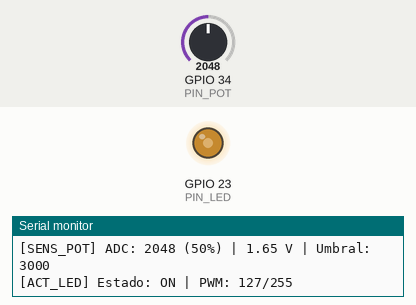
A sketch run on a simulated ESP32. On the bench: output pins drawn as LEDs (lit = HIGH), the last lines printed to the serial monitor. Dashed ring = blinking. The inputs (shaded band) are chosen by the test bench; at power-on: GPIO 34 (PIN_POT) = 2048.

Above: at 1.7 s.
1.8 s: GPIO 34 (PIN_POT) set to 2969
At 2.6 s:
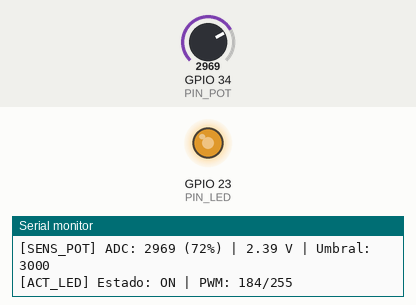
3.3 s: GPIO 34 (PIN_POT) set to 3058
At 4.17 s:
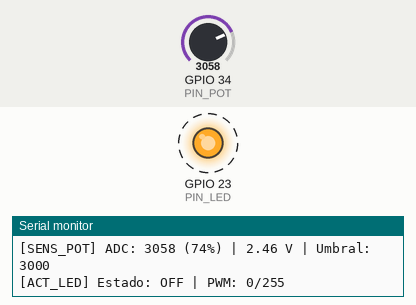
6.3 s: GPIO 34 (PIN_POT) set to 491
7.8 s: GPIO 34 (PIN_POT) set to 18
At 9.0 s:
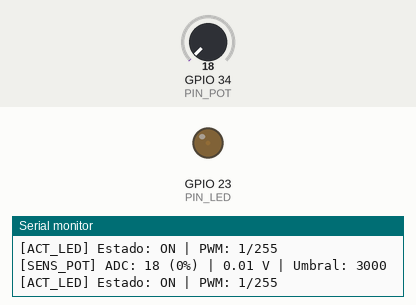
9.3 s: GPIO 34 (PIN_POT) set to 14
At 10.4 s:
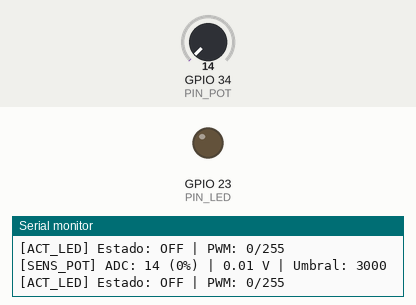
10.8 s: GPIO 34 (PIN_POT) set to 2047
At 11.5 s:
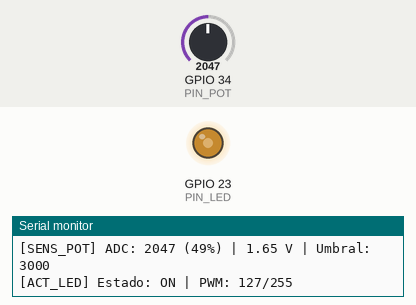
Timing chart, 0 to 13.3 s (numbered marks = the images above; inputs shaded):
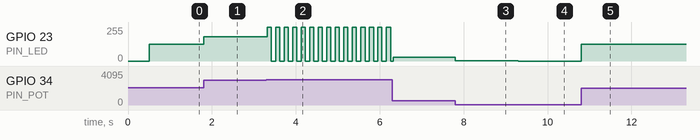

The sketch:

practica03.ino
```cpp
#include "NodoIoT.h"
#include "NodoSensorFisico.h"
#include "NodoActuadorFisico.h"

// ----- Hardware -----
const int PIN_POT = 34;      // Potenciometro (entrada analogica ADC1)
const int PIN_LED = 23;      // LED con resistencia de 220 ohm (salida PWM)

// ----- Red IoT: arreglo de punteros a la superclase -----
const int N = 2;
NodoIoT* red[N];

void setup() {
    Serial.begin(115200);
    delay(500);
    Serial.println("=== Practica 3: Nodos IoT heterogeneos (ESP32) ===");

    NodoSensorFisico*   sensor   = new NodoSensorFisico("SENS_POT", PIN_POT, 3000);
    NodoActuadorFisico* actuador = new NodoActuadorFisico("ACT_LED", PIN_LED);
    actuador->vincularSensor(sensor);     // el LED responde al potenciometro

    red[0] = sensor;                      // el sensor se ejecuta antes que el actuador
    red[1] = actuador;

    for (int i = 0; i < N; i++) {
        red[i]->iniciar();
    }
}

void loop() {
    // Bucle polimorfico: no se pregunta de que tipo es cada nodo
    for (int i = 0; i < N; i++) {
        red[i]->ejecutarAccion();
    }
    delay(20);
}
```

NodoActuadorFisico.cpp
```cpp
#include "NodoActuadorFisico.h"

static const int PWM_FRECUENCIA = 5000;          // Hz
static const int PWM_RESOLUCION = 8;             // bits -> 0 - 255
static const int PWM_MAX = 255;
static const int PWM_CANAL = 0;                  // solo se usa con el core 2.x
static const unsigned long PERIODO_PARPADEO = 100;    // ms
static const unsigned long INTERVALO_REPORTE = 500;   // ms

// Core 3.x de Arduino-ESP32 cambio la API de ledc; se soportan ambas versiones
#if defined(ESP_ARDUINO_VERSION_MAJOR) && ESP_ARDUINO_VERSION_MAJOR >= 3
  #define PWM_CONFIGURAR(pin)      ledcAttach(pin, PWM_FRECUENCIA, PWM_RESOLUCION)
  #define PWM_ESCRIBIR(pin, duty)  ledcWrite(pin, duty)
#else
  #define PWM_CONFIGURAR(pin)      do { ledcSetup(PWM_CANAL, PWM_FRECUENCIA, PWM_RESOLUCION); ledcAttachPin(pin, PWM_CANAL); } while (0)
  #define PWM_ESCRIBIR(pin, duty)  ledcWrite(PWM_CANAL, duty)
#endif

NodoActuadorFisico::NodoActuadorFisico(String id, int pinHardware)
    : NodoIoT(id, pinHardware),
      _estadoActivo(false),
      _potenciaPwm(0),
      _parpadeoEncendido(false),
      _ultimoCambio(0),
      _ultimoReporte(0),
      _sensor(nullptr) {}

void NodoActuadorFisico::vincularSensor(NodoSensorFisico* sensor) { _sensor = sensor; }
bool NodoActuadorFisico::getEstadoActivo() const { return _estadoActivo; }
int NodoActuadorFisico::getPotenciaPwm() const { return _potenciaPwm; }

void NodoActuadorFisico::iniciar() {
    PWM_CONFIGURAR(pin);
    escribirSalida(0);                    // arranca apagado
    NodoIoT::iniciar();
}

void NodoActuadorFisico::escribirSalida(int duty) {
    _potenciaPwm = constrain(duty, 0, PWM_MAX);
    _estadoActivo = _potenciaPwm > 0;
    PWM_ESCRIBIR(pin, _potenciaPwm);
}

void NodoActuadorFisico::ejecutarAccion() {
    if (_sensor == nullptr) return;       // sin sensor vinculado no hay nada que obedecer

    unsigned long ahora = millis();
    if (_sensor->enAlerta()) {
        // Alerta: el LED parpadea a maxima potencia
        if (ahora - _ultimoCambio >= PERIODO_PARPADEO) {
            _ultimoCambio = ahora;
            _parpadeoEncendido = !_parpadeoEncendido;
        }
        escribirSalida(_parpadeoEncendido ? PWM_MAX : 0);
    } else {
        // Normal: brillo proporcional a la lectura del potenciometro
        _parpadeoEncendido = false;
        escribirSalida(map(_sensor->getUltimaLectura(), 0, 4095, 0, PWM_MAX));
    }

    if (ahora - _ultimoReporte >= INTERVALO_REPORTE) {
        _ultimoReporte = ahora;
        Serial.print("[");
        Serial.print(idDispositivo);
        Serial.print("] Estado: ");
        Serial.print(_estadoActivo ? "ON" : "OFF");
        Serial.print(" | PWM: ");
        Serial.print(_potenciaPwm);
        Serial.print("/");
        Serial.println(PWM_MAX);
    }
}
```

NodoActuadorFisico.h
```cpp
#pragma once
#include "NodoIoT.h"
#include "NodoSensorFisico.h"

// Actuador de salida PWM (LED) que responde a la lectura de un sensor.
class NodoActuadorFisico : public NodoIoT {
private:                                  // encapsulamiento
    bool _estadoActivo;
    int _potenciaPwm;                     // 0 - 255
    bool _parpadeoEncendido;
    unsigned long _ultimoCambio;
    unsigned long _ultimoReporte;
    NodoSensorFisico* _sensor;            // sensor que gobierna al actuador

    void escribirSalida(int duty);        // unico punto que toca el hardware

public:
    NodoActuadorFisico(String id, int pinHardware);

    void iniciar() override;              // configura el canal PWM del LED
    void ejecutarAccion() override;       // conmuta la salida con ledcWrite()

    void vincularSensor(NodoSensorFisico* sensor);
    bool getEstadoActivo() const;
    int getPotenciaPwm() const;
};
```

NodoIoT.cpp
```cpp
#include "NodoIoT.h"

// Lista de inicializacion: construye los atributos antes de entrar al cuerpo
NodoIoT::NodoIoT(String id, int pinHardware)
    : idDispositivo(id), pin(pinHardware), conectado(false) {}

void NodoIoT::iniciar() {
    conectado = true;
    Serial.print("[RED] ");
    Serial.print(idDispositivo);
    Serial.print(" conectado en pin ");
    Serial.println(pin);
}

String NodoIoT::getId() const { return idDispositivo; }
int NodoIoT::getPin() const { return pin; }
bool NodoIoT::estaConectado() const { return conectado; }
```

NodoIoT.h
```cpp
#pragma once
#include <Arduino.h>

// Superclase base: datos y comportamiento comun de cualquier nodo fisico.
class NodoIoT {
protected:                       // visibles para las subclases, ocultos al exterior
    String idDispositivo;
    int pin;
    bool conectado;

public:
    NodoIoT(String id, int pinHardware);
    virtual ~NodoIoT() {}        // destructor virtual: libera bien objetos por puntero base

    virtual void iniciar();                 // configura el nodo (las hijas lo extienden)
    virtual void ejecutarAccion() = 0;      // metodo polimorfico PURO: cada hija lo implementa

    String getId() const;
    int getPin() const;
    bool estaConectado() const;
};
```

NodoSensorFisico.cpp
```cpp
#include "NodoSensorFisico.h"

static const int ADC_MAX = 4095;                      // 12 bits en el ESP32
static const unsigned long INTERVALO_REPORTE = 500;   // ms entre reportes por Serial

// Se invoca al constructor del padre en la lista de inicializacion (equivale a super())
NodoSensorFisico::NodoSensorFisico(String id, int pinHardware, int umbralAlerta)
    : NodoIoT(id, pinHardware),
      _umbralAlerta(ADC_MAX),
      _ultimaLectura(0),
      _alertaPrevia(false),
      _ultimoReporte(0) {
    setUmbralAlerta(umbralAlerta);            // el valor inicial tambien pasa por la validacion
}

bool NodoSensorFisico::setUmbralAlerta(int valor) {
    if (valor < 0 || valor > ADC_MAX) {
        Serial.print("[ERROR] ");
        Serial.print(idDispositivo);
        Serial.print(": umbral ");
        Serial.print(valor);
        Serial.println(" fuera del rango del ADC (0 - 4095). No se modifica.");
        return false;
    }
    _umbralAlerta = valor;
    return true;
}

int NodoSensorFisico::getUmbralAlerta() const { return _umbralAlerta; }
int NodoSensorFisico::getUltimaLectura() const { return _ultimaLectura; }
bool NodoSensorFisico::enAlerta() const { return _ultimaLectura >= _umbralAlerta; }

void NodoSensorFisico::iniciar() {
    pinMode(pin, INPUT);
    analogSetPinAttenuation(pin, ADC_11db);   // rango de lectura 0 - 3.3 V
    NodoIoT::iniciar();                       // reutiliza el comportamiento del padre
}

void NodoSensorFisico::ejecutarAccion() {
    _ultimaLectura = analogRead(pin);

    // Evento: cambio de estado de alerta
    bool alerta = enAlerta();
    if (alerta != _alertaPrevia) {
        _alertaPrevia = alerta;
        Serial.print("[EVENTO] ");
        Serial.print(idDispositivo);
        Serial.println(alerta ? ": ALERTA activada (umbral superado)" : ": lectura normalizada");
    }

    // Lectura periodica por el Monitor Serie
    unsigned long ahora = millis();
    if (ahora - _ultimoReporte >= INTERVALO_REPORTE) {
        _ultimoReporte = ahora;
        float voltaje = _ultimaLectura * 3.3f / ADC_MAX;
        Serial.print("[");
        Serial.print(idDispositivo);
        Serial.print("] ADC: ");
        Serial.print(_ultimaLectura);
        Serial.print(" (");
        Serial.print(_ultimaLectura * 100 / ADC_MAX);
        Serial.print("%) | ");
        Serial.print(voltaje, 2);
        Serial.print(" V | Umbral: ");
        Serial.println(_umbralAlerta);
    }
}
```

NodoSensorFisico.h
```cpp
#pragma once
#include "NodoIoT.h"

// Sensor analogico (potenciometro) conectado a un pin ADC del ESP32.
class NodoSensorFisico : public NodoIoT {
private:                                  // encapsulamiento
    int _umbralAlerta;                    // 0 - 4095 (ADC de 12 bits)
    int _ultimaLectura;
    bool _alertaPrevia;
    unsigned long _ultimoReporte;

public:
    NodoSensorFisico(String id, int pinHardware, int umbralAlerta);

    void iniciar() override;              // configura el pin como entrada analogica
    void ejecutarAccion() override;       // lee con analogRead() y reporta por Serial

    bool setUmbralAlerta(int valor);      // setter: valida el rango del ADC
    int getUmbralAlerta() const;
    int getUltimaLectura() const;
    bool enAlerta() const;
};
```

Measured:
- the behaviour switches between 2999 and 3000 on GPIO 34 (PIN_POT) (found by bisection; images 1 and 2)
- after the input at 1.8 s, GPIO 23 (PIN_LED): 127/255 → 183/255 at once
- after the input at 3.3 s, GPIO 23 (PIN_LED): alternates 255/255 for 0.10 s and 0/255 for 0.10 s, starting at once
- after the input at 7.8 s, GPIO 23 (PIN_LED): 30/255 → 1/255 at once
- after the input at 9.3 s, GPIO 23 (PIN_LED): 1/255 → 0/255 at once
- after the input at 10.8 s, GPIO 23 (PIN_LED): 0/255 → 127/255 at once
